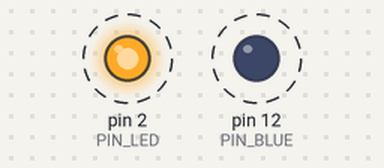
Simulated run of this sketch. Board: Arduino Uno, built with avr-gcc and run on an emulated ATmega328P. On the bench: output pins drawn as LEDs (lit = HIGH). Dashed ring = blinking. What the sketch prints to the serial monitor is not drawn.

Above: at 0.2 s.
Timing chart, 0 to 3.0 s (numbered marks = the images above):
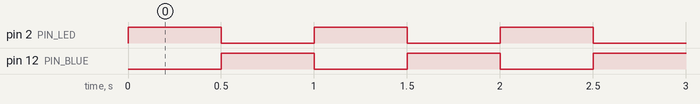

The sketch:

sketch_jul11c.ino
```cpp
#define PIN_LED 2
#define PIN_BLUE 12

int contador;

void setup() {
  Serial.begin(115200);
  pinMode(PIN_LED, OUTPUT);
  pinMode(PIN_BLUE, OUTPUT);
}

void loop() {
  digitalWrite(PIN_LED, HIGH);
  digitalWrite(PIN_BLUE, LOW);
  Serial.println("Encendido");
  delay(500);
  contador++;
  Serial.println(contador);
  digitalWrite(PIN_LED, LOW);
  digitalWrite(PIN_BLUE, HIGH);
  Serial.println("Apagado");
  delay(500);
}
```

Measured:
- by itself, pin 2 (PIN_LED), pin 12 (PIN_BLUE): alternates HIGH for 0.50 s and LOW for 0.50 s
